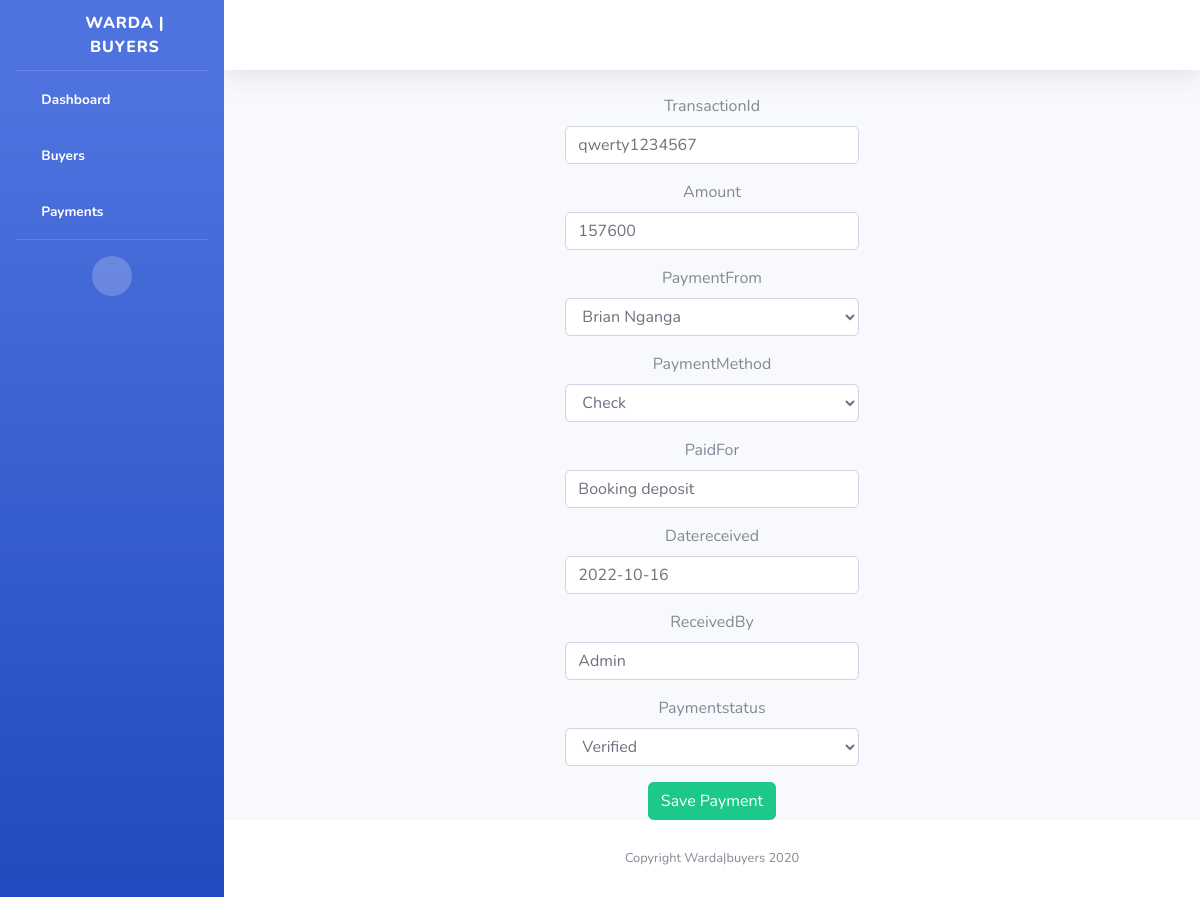
/payments/3/edit/, run on an earlier commit of the app's database.
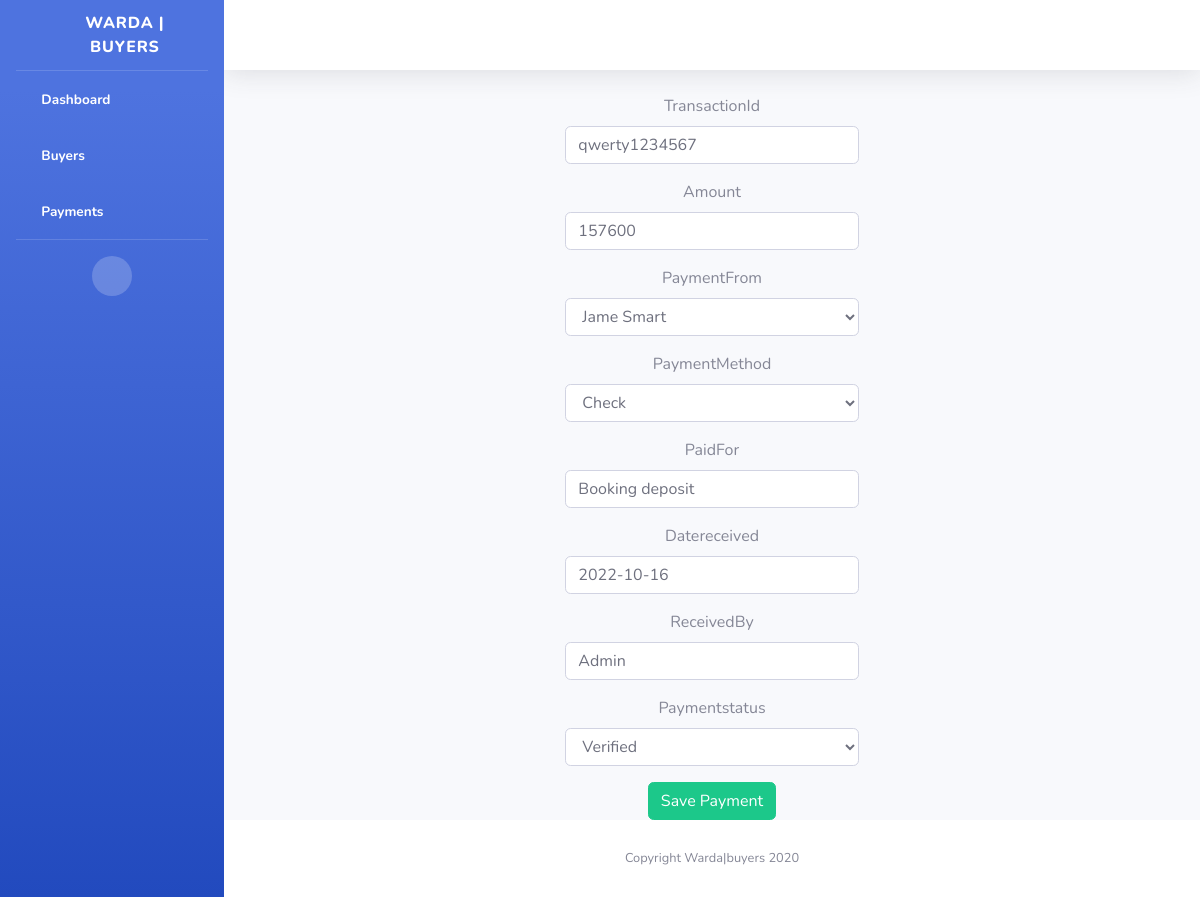
And on a later commit of the database.
### buyers/models.py (models this page shows, shortened)
class BuyerPayments(models.Model):
    payment_Methods = (
        ("cash","cash"),
        ("Mpesa","Mpesa"),
        ("Check","Check"),
        ("Bank Deposit","Bank Deposit")
    )
    transaction_Status = (
        ("In Process","In Process"),
        ("Received","Received"),
        ("Verified","Verified")
    )
    transactionId = models.CharField(max_length=15, null=True)
    amount = models.IntegerField(null=True)
    paymentFrom = models.ForeignKey(BuyerInfo, on_delete=models.CASCADE)
    paymentMethod = models.CharField(choices=payment_Methods, max_length=100, null=True)
    paidFor = models.CharField(max_length=15, null=True)
    dateReceived = models.DateField(null=True)
    receivedBy = models.CharField(max_length=15, null=True)
    paymentstatus = models.CharField(choices=transaction_Status,max_length=100, null=True)

### buyers/views.py (the view)
# urls.py: path('payments/<int:payment_id>/edit/', views.edit_payment, name='edit_payment'),
def edit_payment(request, payment_id):
    payment = get_object_or_404(BuyerPayments, id=payment_id)
    if request.method == 'POST':
        form = PaymentForm(request.POST, instance=payment)
        if form.is_valid():
            form.save()
            messages.success(request, "Payment updated successfully")
            return HttpResponseRedirect('/payments')
        else:
            messages.error(request, "Error updating payment")
    else:
        form = PaymentForm(instance=payment)
    return render(request, 'buyers/edit_payment.html', {'form': form})

### buyers/forms.py
class PaymentForm(ModelForm):
    dateReceived = forms.DateField(widget=forms.TextInput(attrs={'class': 'datepicker'}))
    def __init__(self, *args, **kwargs):
        self.helper = FormHelper()
        self.helper.layout = Layout(
            Div(
                Div(Field('dateReceived'), css_class='col-md-4', ),
                Div(Field('transactionId'), css_class='col-md-4', ),
                Div(Field('amount'), css_class='col-md-4', ),
                Div(Field('paymentFrom'), css_class='col-md-4', ),
                Div(Field('paymentMethod'), css_class='col-md-4', ),
                Div(Field('paidFor'), css_class='col-md-4', ),
                Div(Field('receivedby'), css_class='col-md-4', ),
                Div(Field('paymentstatus'), css_class='col-md-4', ),
                css_class='row',
            ),
            ButtonHolder(
                Submit('submit', 'Save', css_class='button white')
            )
        )
        super(PaymentForm, self).__init__(*args, **kwargs)
    class Meta:
        model = BuyerPayments
        fields = "__all__"

### buyers/models.py (called while the page is built)
    def __str__(self):
        return self.first_name + " " + self.last_name

### templates/buyers/edit_payment.html (shortened to what this page needs)
{% extends 'base2.html' %}
{% load bootstrap4 %}
{% load static %}
{% block content %}
    <div class="container container-fluid">
        <div class="row">
            <div class="col-md-4"></div>
            <div class="col-md-4">
                <div class="text-center">
                    <form method="POST" enctype="multipart/form-data" class="post-form">
                        {% bootstrap_form form %}
                        <button type="submit" class="save btn btn-success" > Save Payment </button>
                    </form>
                </div>
            </div>
            <div class="col-md-4"></div>
        </div>
    </div>
{% endblock %}

What changed in the data, as far as the page shows it:
changed BuyerPayments "qwerty1234567": paymentFrom "Brian Nganga" → "Jame Smart"
